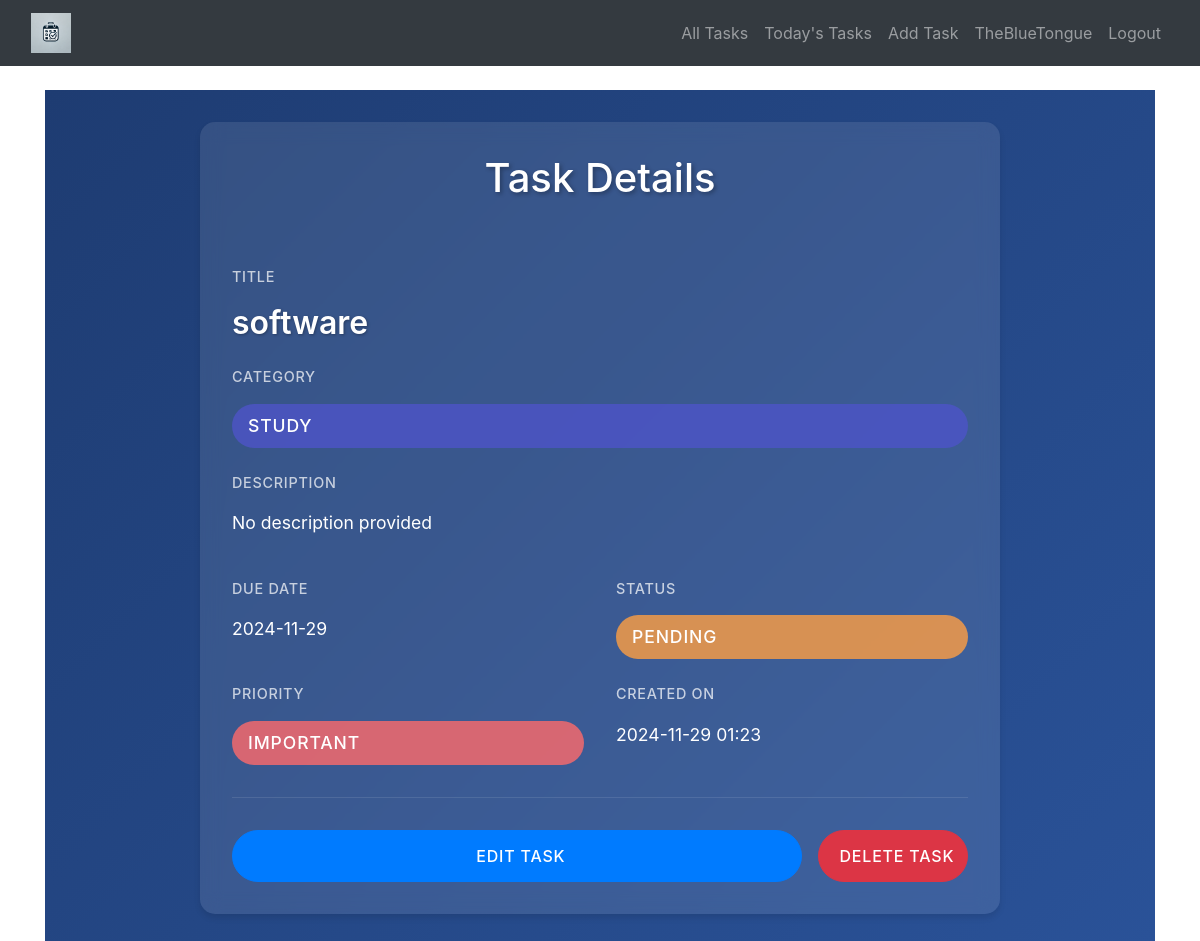
The app's page /task/13 (signed in), older data.
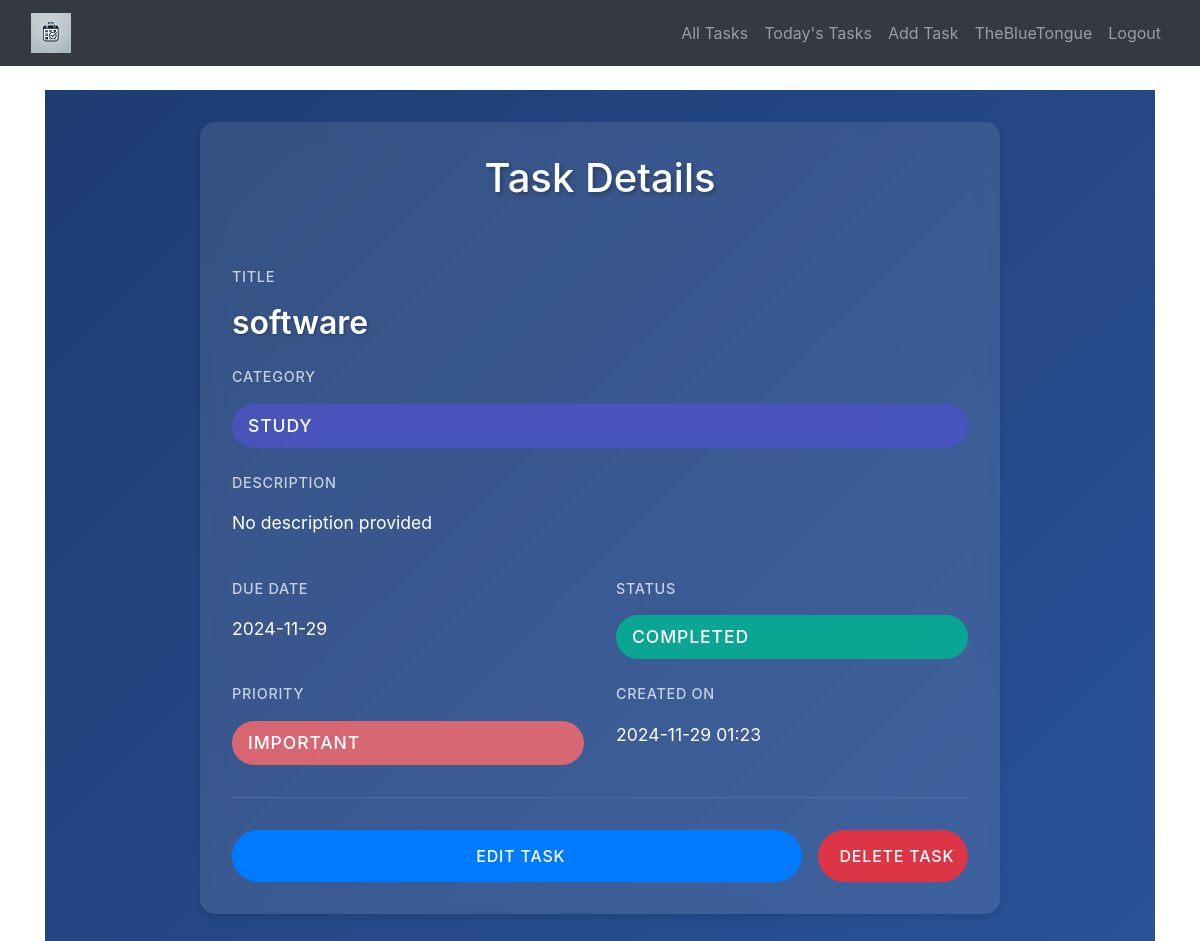
The same page, newer data.
### app.py (the view)
@app.route('/task/<int:task_id>')
@login_required
def task_detail(task_id):
    session = SessionLocal()
    task = session.query(Task).filter_by(id=task_id, user_id=current_user.id).first()
    session.close()
    if task is None:
        flash('Task not found.', 'danger')
        return redirect(url_for('tasks'))
    return render_template('task_detail.html', task=task)

### app.py (called while the page is built)
@login_manager.user_loader
def load_user(user_id):
    session = SessionLocal()
    user = session.query(User).get(int(user_id))
    session.close()
    return user

### templates/task_detail.html (shortened to what this page needs)
{% extends 'base.html' %}
{% block content %}
<div class="detail-container fade-in">
    <div class="detail-card slide-up">
        <div class="detail-header gradient-blue">
            <h1>Task Details</h1>
        </div>
        <div class="detail-body">
            <div class="task-info">
                <div class="info-group">
                    <label>Title</label>
                    <h2>{{ task.title }}</h2>
                </div>
                <div class="info-group">
                    <label>Category</label>
                    <span class="category-badge {{ task.category.lower() }}">{{ task.category }}</span>
                </div>
                <div class="info-group">
                    <label>Description</label>
                    <p>{{ task.description or 'No description provided' }}</p>
                </div>
                <div class="info-row">
                    <div class="info-group">
                        <label>Due Date</label>
                        <span>{{ task.due_date.strftime('%Y-%m-%d') if task.due_date else 'No due date' }}</span>
                    </div>
                    <div class="info-group">
                        <label>Status</label>
                        <span class="status-badge {% if task.is_complete %}complete{% else %}pending{% endif %}">
                            {% if task.is_complete %}Completed{% else %}Pending{% endif %}
                        </span>
                    </div>
                </div>
                <div class="info-row">
                    <div class="info-group">
                        <label>Priority</label>
                        <span class="priority-badge {% if task.important %}important{% endif %}">
                            {% if task.important %}Important{% else %}Normal{% endif %}
                        </span>
                    </div>
                    <div class="info-group">
                        <label>Created On</label>
                        <span>{{ task.created_at.strftime('%Y-%m-%d %H:%M') }}</span>
                    </div>
                </div>
            </div>
            <div class="detail-actions">
                <a href="{{ url_for('edit_task', task_id=task.id) }}" class="btn btn-primary slide-up" style="--delay: 0.2s">
                     Edit Task
                </a>
                <form action="{{ url_for('delete_task', task_id=task.id) }}" method="POST" class="slide-up" style="--delay: 0.3s">
                    <button type="submit" class="btn btn-danger" onclick="return confirm('Are you sure you want to delete this task?')">
                         Delete Task
                    </button>
                </form>
            </div>
        </div>
    </div>
</div>
{% endblock %}

Row changes from the older to the newer data that the page shows:
changed Task "software": is_complete False → True (drawn)
Text that changed along with them:
text no longer shown: "PENDING"
text now shown: "COMPLETED"
